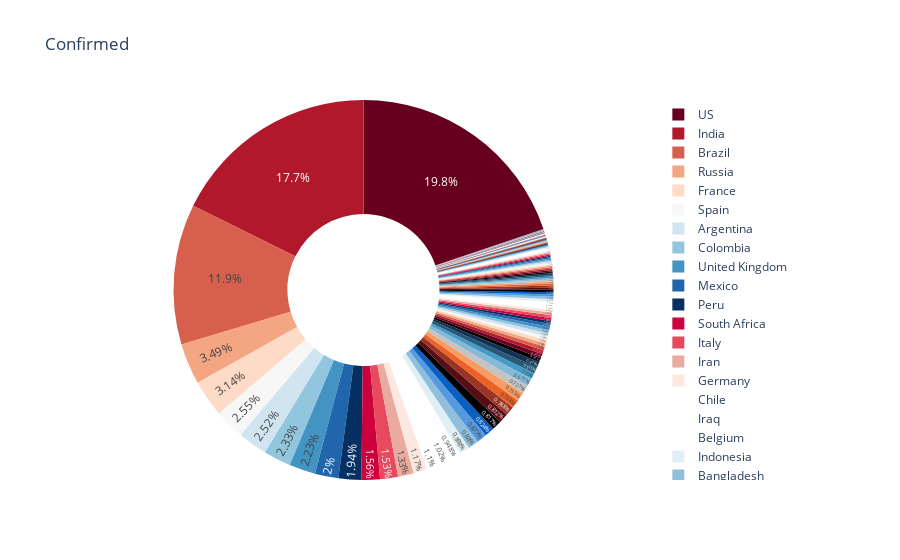

This figure's notebook cell:
### Code cell
world_wild_analysis.summurysecteur(summury_df)

### Figure 1 — Plotly figure (JSON) as saved in the notebook; plotly's stock layout.template omitted (floating-point values rounded to 4 significant figures; data arrays with more than 128 entries replaced by an {"elided": "..."} marker saying what was removed)
{"data": [{"domain": {"x": [0, 1], "y": [0, 1]}, "hole": 0.4, "hovertemplate": "Country_Region=%{label}<br>Confirmed=%{value}<extra></extra>", "labels": {"elided": "190 str values"}, "legendgroup": "", "name": "", "showlegend": true, "textposition": "inside", "type": "pie", "values": {"elided": "190 int values"}}], "layout": {"legend": {"tracegroupgap": 0}, "piecolorway": ["rgb(103,0,31)", "rgb(178,24,43)", "rgb(214,96,77)", "rgb(244,165,130)", "rgb(253,219,199)", "rgb(247,247,247)", "rgb(209,229,240)", "rgb(146,197,222)", "rgb(67,147,195)", "rgb(33,102,172)", "rgb(5,48,97)"], "title": {"text": "Confirmed"}}}
